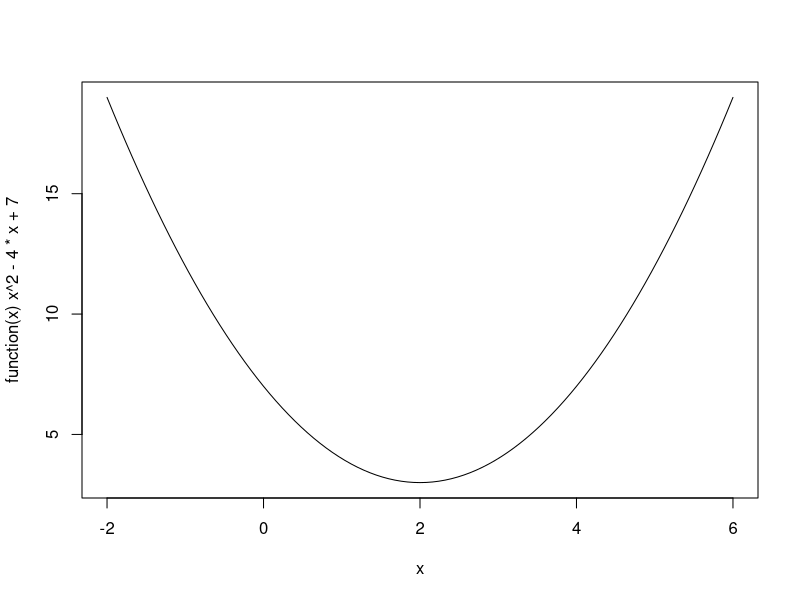
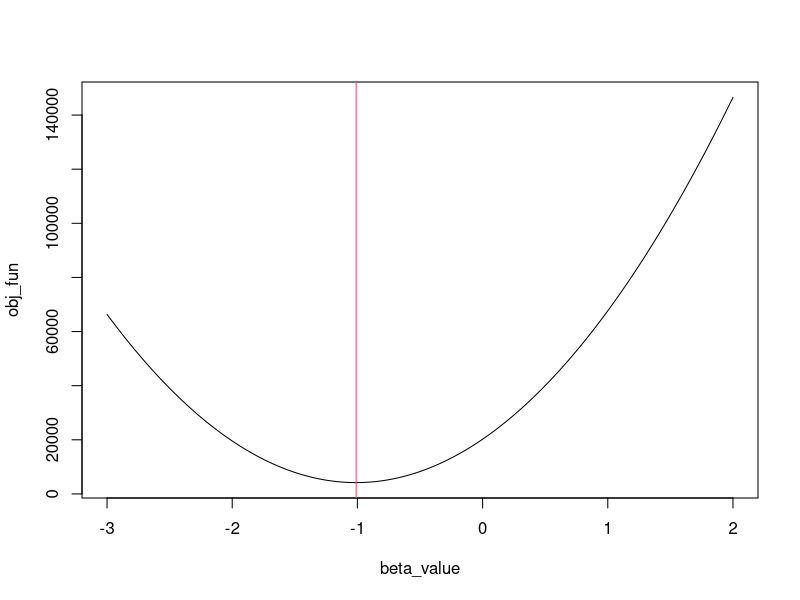
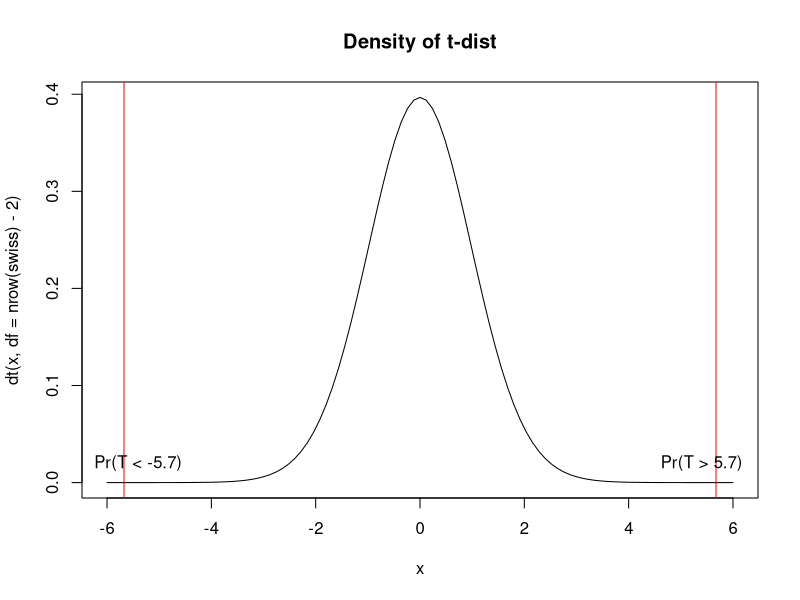
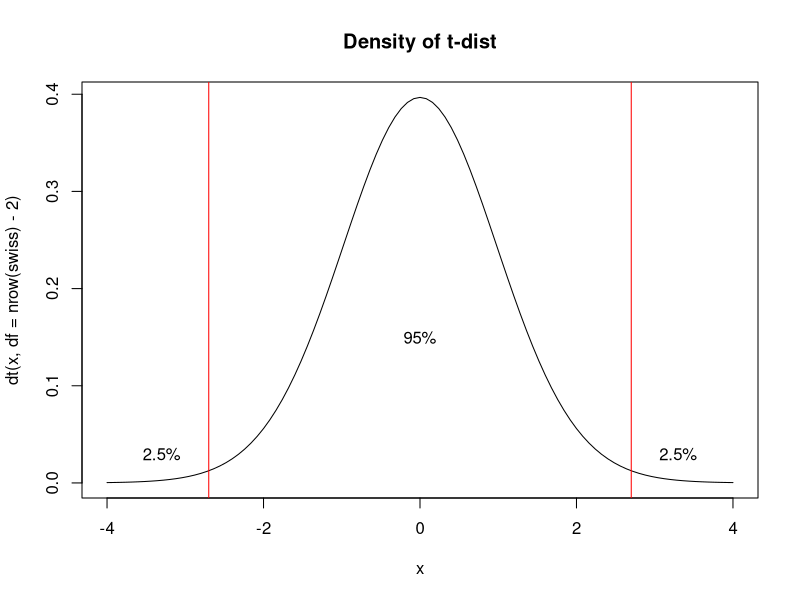

These figures' R source, in order:
## ---- chunk 1
knitr::opts_chunk$set(echo = TRUE)
## ---- chunk 2
# str(swiss)  # built-in dataset
lm(formula = Fertility ~ Examination, data = swiss)
## ---- chunk 3
summary(lm(formula = Fertility ~ Examination, data = swiss))
## ---- chunk 4
y_bar <- mean(swiss$Fertility)  # Y bar
x_bar <- mean(swiss$Examination)  # X bar
s_xx <- sum((swiss$Examination - x_bar)^2)  # S_XX
s_xy <- sum((swiss$Examination - x_bar) * (swiss$Fertility - y_bar))  # S_XY
c(y_bar, x_bar, s_xx, s_xy)
## ---- chunk 5
beta_hat <- s_xy / s_xx
alpha_hat <- y_bar - beta_hat * x_bar
c(alpha_hat, beta_hat)
## ---- chunk 6
plot(function (x) x^2-4*x+7, xlim = c(-2, 6))
## ---- chunk 7
obj_function <- function (x) x^2 - 4*x + 7
optim(par = 0, fn = obj_function, method = "BFGS")  # ニュートン法の亜種を利用
## ---- chunk 8
sum_of_squared_residuals <- function (coef_vector) {
  # coef_vector[1]: alpha (intercept)
  # coef_vector[2]: beta (slope of X)
  y <- swiss$Fertility
  x <- swiss$Examination
  sum((y - coef_vector[1] - coef_vector[2] * x)^2)
}
sum_of_squared_residuals(coef_vector = c(1, 2))  # alpha=1, beta=2
sum_of_squared_residuals(coef_vector = c(1, 3))  # alpha=1, beta=3
optim(par = c(0, 0), fn = sum_of_squared_residuals)
## ---- chunk 9
sum_of_squared_residuals_beta <- function (beta1) {
  y <- swiss$Fertility
  x <- swiss$Examination
  sum((y - 86.8 - beta1 * x)^2)
}
beta_value <- seq(-3, 2, by = 0.01)
obj_fun <- sapply(beta_value, sum_of_squared_residuals_beta)
plot(x = beta_value, y = obj_fun, type = "l", xlim = c(-3, 2))
abline(v = -1.01, col = 2)
## ---- chunk 10
s_yy <- sum((swiss$Fertility - y_bar)^2)
y_pred <- alpha_hat + beta_hat * swiss$Examination  # y hat
s_yhyh <- sum((y_pred - y_bar)^2)
s_yhyh / s_yy  # R^2
resid_swiss <- swiss$Fertility - y_pred  # residuals
1 - sum(resid_swiss^2) / s_yy  # R^2 ... should be the same as above
## ---- chunk 11
sum(resid_swiss^2) / (nrow(swiss) - 2)  # estimated sigma^2
beta_se <- sqrt(sum(resid_swiss^2)/(nrow(swiss) - 2) / s_xx)  # standard error
beta_se
## ---- chunk 12
beta_hat / beta_se
## ---- chunk 13
curve(dt(x, df = nrow(swiss) - 2), from = -6, to = 6, main = "Density of t-dist")
abline(v = beta_hat / beta_se * c(-1, 1), col = "red")
text(c(-5.4, 5.4), 0.02, labels = c("Pr(T < -5.7)", "Pr(T > 5.7)"))
## ---- chunk 14
2 * pt(q = beta_hat / beta_se, df = nrow(swiss) - 2)
## ---- chunk 15
2 * (1 - pt(q = abs(beta_hat / beta_se), df = nrow(swiss) - 2))
## ---- chunk 16
qt(p = 0.025, df = nrow(swiss) - 2)  # df: degree of freedom (自由度)
qt(p = c(0.005, 0.025, 0.975, 0.995), df = nrow(swiss) - 2)  # 1% and 5%
## ---- chunk 17
curve(dt(x, df = nrow(swiss) - 2), from = -4, to = 4, main = "Density of t-dist")
abline(v = c(-2.7, 2.7), col = "red")
text(c(-3.3, 3.3), 0.03, labels = "2.5%"); text(0, 0.15, labels = "95%")
## ---- chunk 18
qt(p = 0.975, df = 10000)
## ---- chunk 19
summary(lm(Fertility ~ Examination + Education, data = swiss))
## ---- chunk 20
library(tidyverse)
swiss2 <- swiss %>%
  mutate(Edu2 = Education^2,
         ExamEdu = Examination * Education)
# tidyverse を使わない場合
# swiss2 <- swiss
# swiss2$Edu2 <- swiss$Education^2
## ---- chunk 21
lm(Fertility ~ Examination + Edu2, data = swiss2)$coef
## ---- chunk 22
lm(Fertility ~ ExamEdu, data = swiss2)$coef
## ---- chunk 23
lm(Fertility ~ Examination + I(Education^2), data = swiss)$coef
## ---- chunk 24
lm(Fertility ~ Examination : Education, data = swiss)$coef
## ---- chunk 25
lm(Fertility ~ Examination * Education, data = swiss)$coef
## ---- chunk 26
lm(log(Fertility) ~ Examination, data = swiss)$coef
## ---- chunk 27
swiss2 <- swiss %>%
  mutate(exam_dummy = ifelse(Examination > mean(Examination), 1, 0))
## ---- chunk 28
summary(lm(Fertility ~ exam_dummy, data = swiss2))
## ---- chunk 29
swiss2 <- swiss
swiss2$region <- 
  c("A", "A", "A", "A", "A", "A", "C", "C", "C", "C",
    "C", "B", "B", "B", "B", "B", "B", "B", "B", "B",
    "B", "B", "B", "B", "B", "B", "B", "B", "B", "B",
    "F", "F", "F", "F", "F", "F", "F", "F", "D", "D",
    "D", "D", "D", "D", "E", "E", "E")
table(swiss2$region)
lm(Fertility ~ Examination + region, swiss2)$coef
## ---- chunk 30
swiss2$region <- relevel(as.factor(swiss2$region), ref = "B")
lm(Fertility ~ Examination + region, swiss2)$coef
## ---- chunk 31
lm(formula = Fertility ~ Examination + I(2 * Examination), data = swiss)$coef
cor(swiss$Examination, 2 * swiss$Examination)
## ---- chunk 32
set.seed(2)
swiss_multico <- swiss %>% 
  mutate(Exam_with_noise = Examination + rnorm(nrow(swiss), sd = 1))
cor(swiss_multico$Examination, swiss_multico$Exam_with_noise)
summary(lm(formula = Fertility ~ Examination + Exam_with_noise, data = swiss_multico))$coef
## ---- chunk 33
summary(lm(formula = Fertility ~ Examination, data = swiss_multico))$coef
## ---- chunk 34
lm_exam <- lm(Examination ~ Education + Agriculture + Catholic, data = swiss)
r2_exam <- summary(lm_exam)$r.squared
1 / (1 - r2_exam)  # VIF 
## ---- chunk 35
# install.packages("car")
library(car)
lm0 <- lm(formula = Fertility ~ Examination + Education + Agriculture + Catholic, data = swiss)
car::vif(lm0)
## ---- chunk 36
lm(formula = Fertility ~ Examination + Agriculture, data = swiss)$coef
## ---- chunk 37
c(-1.195 * sd(swiss$Examination), -0.094 * sd(swiss$Agriculture))
## ---- chunk 38
swiss_scaled <- swiss %>% 
  mutate(Fertility_scaled = (Fertility - mean(Fertility)) / sd(Fertility),
         Examination_scaled = (Examination - mean(Examination)) / sd(Examination),
         Agriculture_scaled = (Agriculture - mean(Agriculture)) / sd(Agriculture))
lm(formula = Fertility_scaled ~ Examination_scaled + Agriculture_scaled, data = swiss_scaled)$coef
## ---- chunk 39
lm1 <- lm(Fertility ~ Examination, data = swiss)
lm2 <- lm(Fertility ~ Examination + Education, data = swiss)
lm3 <- lm(Fertility ~ Examination + Education + Agriculture + Catholic, data = swiss)
AIC(lm1, lm2, lm3)
## ---- chunk 40
lm_full <- lm(Fertility ~ Examination + Education + Agriculture + Catholic + Infant.Mortality, data = swiss)
step(lm_full, trace = 0)  # trace = 1 にすると計算過程が出力される
